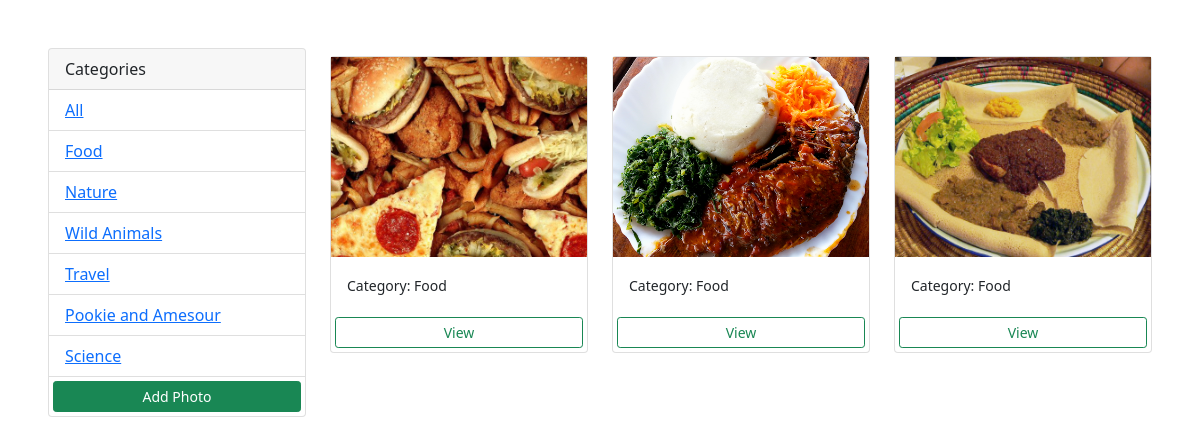
The app's page /?category=Food with its own data.
### photos/models.py (models this page shows, shortened)
class Category(models.Model):
    name = models.CharField(max_length=100, null=False, blank=False)

class Photo(models.Model):
    category = models.ForeignKey(Category, on_delete=models.SET_NULL, null=True, blank=True)
    image = models.ImageField(null=False, blank=False)
    description = models.TextField()

### photos/views.py (the view)
# urls.py: path('', views.gallery, name='gallery'),
def gallery(request):
    category = request.GET.get('category')
    if category == None:
        photos = Photo.objects.all()
    else:
        photos = Photo.objects.filter(category__name=category)
    categories = Category.objects.all()
    context = {'categories': categories, 'photos': photos}
    return render(request, 'photos/gallery.html', context)

### templates/photos/gallery.html (shortened to what this page needs)
<!DOCTYPE html>
<html lang="en">
<head>
    <link href="https://cdn.jsdelivr.net/npm/bootstrap@5.1.1/dist/css/bootstrap.min.css" rel="stylesheet"
>
</head>
<body class="m-5">
<div class="cointainer">
    <div class="row">
        <div class="col-md-3">
            <div class="card">
                <div class="card-header">
                    Categories
                </div>
                <ul class="list-group list-group-flush">
                    <li class="list-group-item">
                        <a href="{% url 'gallery' %}">All</a></li>
                    {% for category in categories %}
                        <li class="list-group-item">
                            <a href="{% url 'gallery' %}?category={{ category.name }}">{{ category.name }}</a>
                        </li>
                    {% endfor category in categories %}
                    <a href="{% url 'add' %}" class="btn btn-success btn-block btn-sm m-1">Add Photo</a>
                </ul>
            </div>
        </div>
        <div class="col-md-9">
            <div class="row">
                {% for photo in photos %}
                <div class="col-md-4">
                    <div class="card my-2">
                        <img src="{{ photo.image.url }}"
                             class="image-thumbail" alt="...">
                        <div class="card-body">
                            <small>Category: {{ photo.category.name }}</small>
                        </div>
                        <a href="{% url 'photo' photo.id %}" class="btn btn-outline-success btn-sm m-1">View</a>
                    </div>
                </div>
                {% empty %}
                    <h3>No photo....</h3>
                {% endfor photo in photos %}
            </div>
        </div>
    </div>
</div>
</body>
</html>

### templates/photos/gallery.html (style rules this page uses)
.image-thumbail { height: 200px; object-fit: cover; }

### records on screen
Category: name "Food"
Category: name "Nature"
Category: name "Wild Animals"
Category: name "Travel"
Category: name "Pookie and Amesour"
Category: name "Science"
Photo: image (picture), category.name "Food"
Photo: image (picture), category.name "Food"
Photo: image (picture), category.name "Food"
